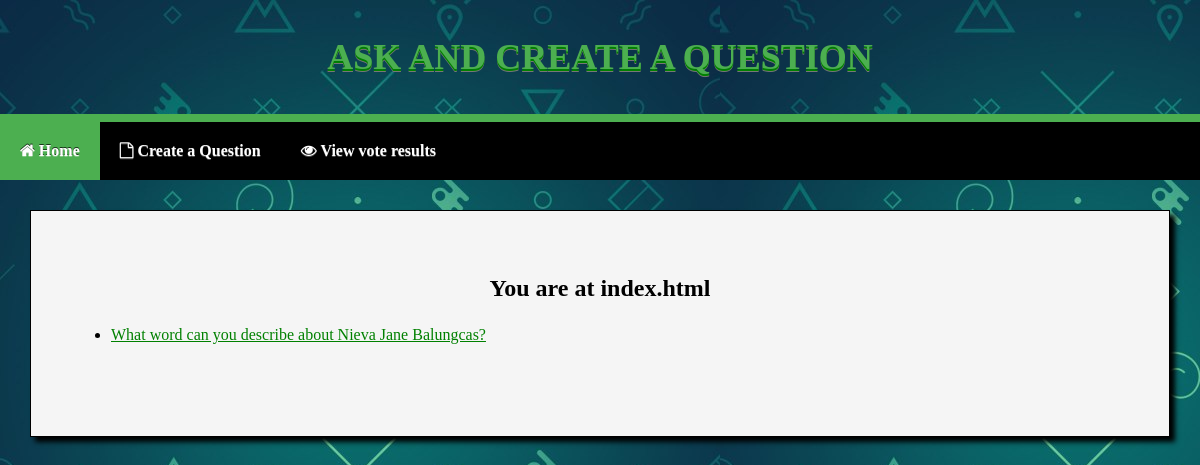
/polls/, run on an earlier commit of the app's database.
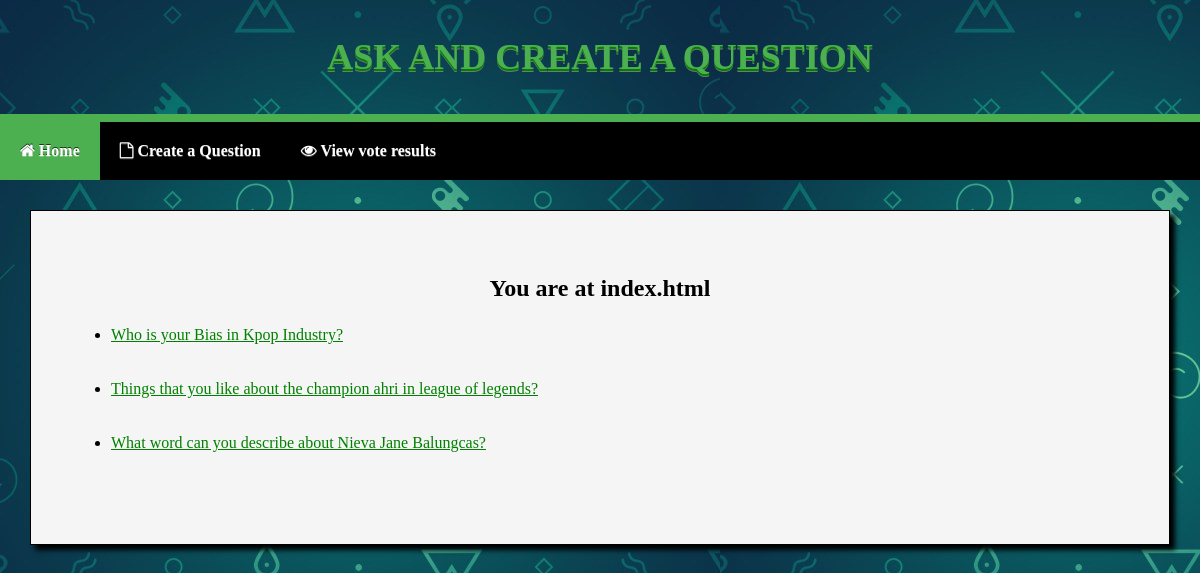
And on a later commit of the database.
### polls/models.py (models this page shows, shortened)
@python_2_unicode_compatible
class Question(models.Model):
	question_text = models.CharField(max_length=200)
	pub_date = models.DateTimeField('date published')
	def was_published_recently(self):
		now = timezone.now()
		return now - datetime.timedelta(days=1) <= self.pub_date <= now
	was_published_recently.admin_order_field = 'pub_date'
	was_published_recently.boolean = True
	was_published_recently.short_description = 'Published recently?'

### polls/views.py (the view)
class IndexView(generic.ListView):
    template_name = 'polls/index.html'
    context_object_name = 'latest_question_list'
    def get_queryset(self):
        return Question.objects.order_by('-pub_date')[:5]

### polls/templates/polls/index.html
{% extends 'base/base.html' %}
{% load static %}
{% block nav-home %}<li><a class="active" href="{% url 'polls:index' %}"><i class="fa fa-home"></i> Home</a></li>{% endblock %}
{% block content %}
{% if latest_question_list %}
<center>
	<h2><p>You are at index.html</p></h2>
</center>
    <ul>
    {% for question in latest_question_list %}
        <li><a href="{% url 'polls:detail' question.id %}">{{ question.question_text }}</a></li>
	<br></br>
    {% endfor %}
    </ul>
{% else %}
    <p>No polls are available.</p>
{% endif %}
{% endblock %}

What changed in the data, as far as the page shows it:
added Question: question_text "Who is your Bias in Kpop Industry?"
added Question: question_text "Things that you like about the champion ahri in league of legends?"
